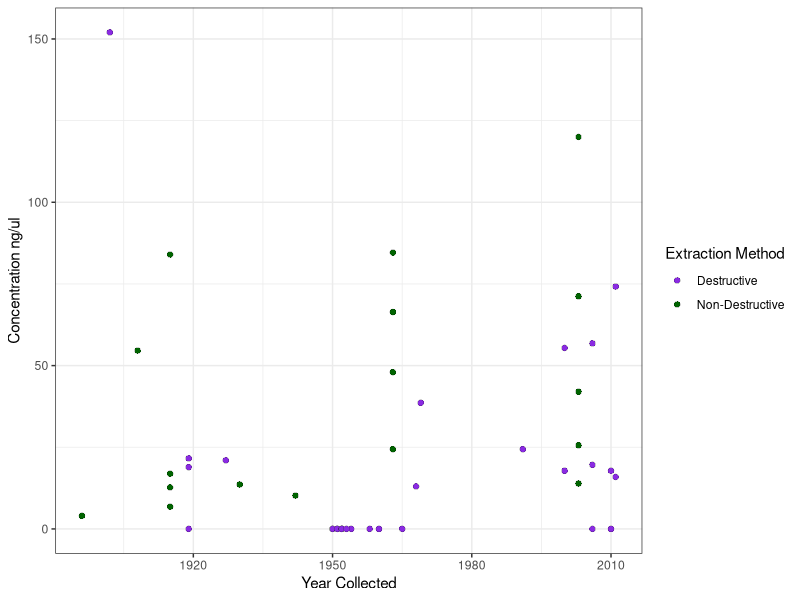
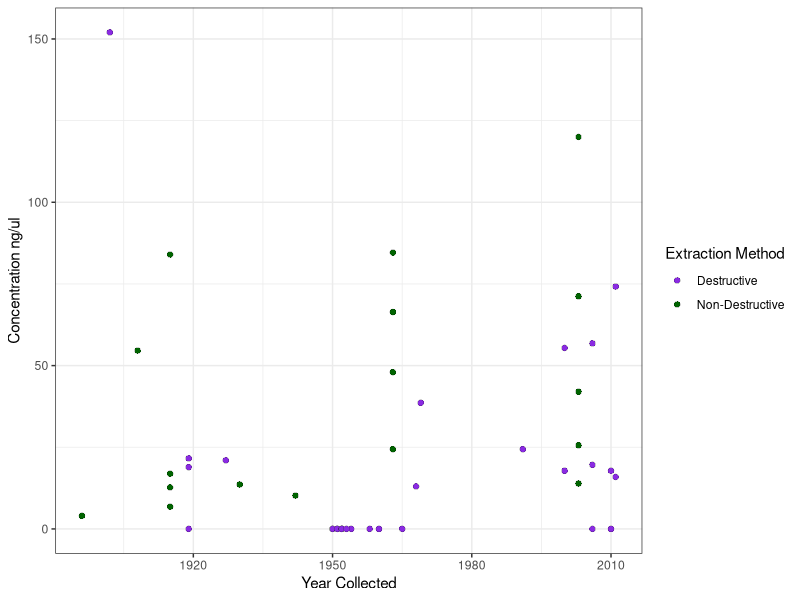

Here is the R script that generated these plots, in order:
library(tidyverse)
df <- read.csv("metadata/LocationData.csv")

df <- df %>% 
  select(Date.Collected, Concentration..ng.μl., Extraction.Method) %>% 
  rename(date_collected = Date.Collected,
         concentration = Concentration..ng.μl.,
         method = Extraction.Method)

ggplot(df, aes(x = date_collected)) + 
  geom_point(aes(y = concentration, fill = method), shape=21, size=2, stroke=0.1, color="black") +
  scale_fill_manual(values = c("blueviolet", "darkgreen")) +
  #geom_line(aes(y=Concentration..ng.ul.) + 
  theme_bw(base_size = 11) +
  theme(panel.border = element_rect(linetype = "solid", fill = NA),
        strip.background = element_rect(colour = "black", fill = "white")) +
  labs(x = "Year Collected", y = "Concentration ng/ul", fill = 'Extraction Method')
ggsave("plots/CollectionVsConcentration.pdf", units = "in", width = 10, height = 8)
